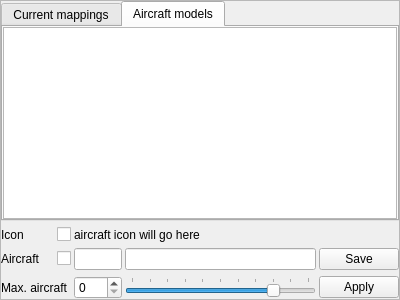
<?xml version="1.0" encoding="UTF-8"?>
<ui version="4.0">
 <class>CMappingComponent</class>
 <widget class="QFrame" name="CMappingComponent">
  <property name="geometry">
   <rect>
    <x>0</x>
    <y>0</y>
    <width>400</width>
    <height>300</height>
   </rect>
  </property>
  <property name="windowTitle">
   <string>Frame</string>
  </property>
  <property name="frameShape">
   <enum>QFrame::StyledPanel</enum>
  </property>
  <property name="frameShadow">
   <enum>QFrame::Raised</enum>
  </property>
  <layout class="QGridLayout" name="gl_MappingComponent" columnstretch="0,0,1,4,0">
   <property name="leftMargin">
    <number>0</number>
   </property>
   <property name="topMargin">
    <number>0</number>
   </property>
   <property name="rightMargin">
    <number>0</number>
   </property>
   <property name="bottomMargin">
    <number>0</number>
   </property>
   <property name="horizontalSpacing">
    <number>3</number>
   </property>
   <item row="3" column="2">
    <widget class="QSpinBox" name="sb_MaxAircraft">
     <property name="maximum">
      <number>50</number>
     </property>
    </widget>
   </item>
   <item row="0" column="0" colspan="5">
    <widget class="QTabWidget" name="tw_ListViews">
     <property name="currentIndex">
      <number>1</number>
     </property>
     <widget class="QWidget" name="tb_CurrentMappings">
      <attribute name="title">
       <string>Current mappings</string>
      </attribute>
      <layout class="QVBoxLayout" name="vl_CurrentMappings">
       <property name="leftMargin">
        <number>0</number>
       </property>
       <property name="topMargin">
        <number>0</number>
       </property>
       <property name="rightMargin">
        <number>0</number>
       </property>
       <property name="bottomMargin">
        <number>0</number>
       </property>
       <item>
        <widget class="BlackGui::Views::CSimulatedAircraftView" name="tvp_CurrentMappings">
         <property name="selectionMode">
          <enum>QAbstractItemView::SingleSelection</enum>
         </property>
         <property name="selectionBehavior">
          <enum>QAbstractItemView::SelectRows</enum>
         </property>
         <attribute name="verticalHeaderVisible">
          <bool>false</bool>
         </attribute>
        </widget>
       </item>
      </layout>
     </widget>
     <widget class="QWidget" name="tb_AircraftModels">
      <attribute name="title">
       <string>Aircraft models</string>
      </attribute>
      <layout class="QVBoxLayout" name="vl_AircraftModels">
       <property name="leftMargin">
        <number>0</number>
       </property>
       <property name="topMargin">
        <number>0</number>
       </property>
       <property name="rightMargin">
        <number>0</number>
       </property>
       <property name="bottomMargin">
        <number>0</number>
       </property>
       <item>
        <widget class="BlackGui::Views::CAircraftModelView" name="tvp_AircraftModels">
         <property name="selectionMode">
          <enum>QAbstractItemView::SingleSelection</enum>
         </property>
         <property name="selectionBehavior">
          <enum>QAbstractItemView::SelectRows</enum>
         </property>
         <attribute name="verticalHeaderVisible">
          <bool>false</bool>
         </attribute>
        </widget>
       </item>
      </layout>
     </widget>
    </widget>
   </item>
   <item row="2" column="3">
    <widget class="QLineEdit" name="le_AircraftModel"/>
   </item>
   <item row="3" column="0" colspan="2">
    <widget class="QLabel" name="lbl_MaxAircraft">
     <property name="text">
      <string>Max. aircraft </string>
     </property>
     <property name="margin">
      <number>0</number>
     </property>
     <property name="indent">
      <number>-1</number>
     </property>
    </widget>
   </item>
   <item row="3" column="3">
    <widget class="QSlider" name="hs_MaxAircraft">
     <property name="maximum">
      <number>50</number>
     </property>
     <property name="pageStep">
      <number>5</number>
     </property>
     <property name="value">
      <number>40</number>
     </property>
     <property name="orientation">
      <enum>Qt::Horizontal</enum>
     </property>
     <property name="tickPosition">
      <enum>QSlider::TicksAbove</enum>
     </property>
     <property name="tickInterval">
      <number>5</number>
     </property>
    </widget>
   </item>
   <item row="2" column="2">
    <widget class="QLineEdit" name="le_Callsign">
     <property name="maxLength">
      <number>5</number>
     </property>
     <property name="readOnly">
      <bool>true</bool>
     </property>
    </widget>
   </item>
   <item row="2" column="0">
    <widget class="QLabel" name="lbl_Aircraft">
     <property name="text">
      <string>Aircraft</string>
     </property>
    </widget>
   </item>
   <item row="2" column="4">
    <widget class="QPushButton" name="pb_SaveAircraft">
     <property name="text">
      <string>Save</string>
     </property>
    </widget>
   </item>
   <item row="3" column="4">
    <widget class="QPushButton" name="pb_ApplyMaxAircraft">
     <property name="text">
      <string>Apply</string>
     </property>
    </widget>
   </item>
   <item row="2" column="1" alignment="Qt::AlignRight">
    <widget class="QCheckBox" name="cb_AircraftEnabled">
     <property name="toolTip">
      <string>enabled / disable</string>
     </property>
     <property name="text">
      <string/>
     </property>
    </widget>
   </item>
   <item row="1" column="0">
    <widget class="QLabel" name="lbl_AircraftIcon">
     <property name="text">
      <string>Icon</string>
     </property>
    </widget>
   </item>
   <item row="1" column="2" colspan="3" alignment="Qt::AlignLeft">
    <widget class="QLabel" name="lbl_AircraftIconDisplayed">
     <property name="text">
      <string>aircraft icon will go here</string>
     </property>
    </widget>
   </item>
   <item row="1" column="1" alignment="Qt::AlignRight">
    <widget class="QCheckBox" name="cb_AircraftIconDisplayed">
     <property name="toolTip">
      <string>show / hide icon</string>
     </property>
     <property name="text">
      <string/>
     </property>
     <property name="checked">
      <bool>false</bool>
     </property>
    </widget>
   </item>
  </layout>
 </widget>
 <customwidgets>
  <customwidget>
   <class>BlackGui::Views::CAircraftModelView</class>
   <extends>QTableView</extends>
   <header>blackgui/views/aircraftmodelview.h</header>
  </customwidget>
  <customwidget>
   <class>BlackGui::Views::CSimulatedAircraftView</class>
   <extends>QTableView</extends>
   <header>blackgui/views/simulatedaircraftview.h</header>
  </customwidget>
 </customwidgets>
 <resources/>
 <connections/>
</ui>
